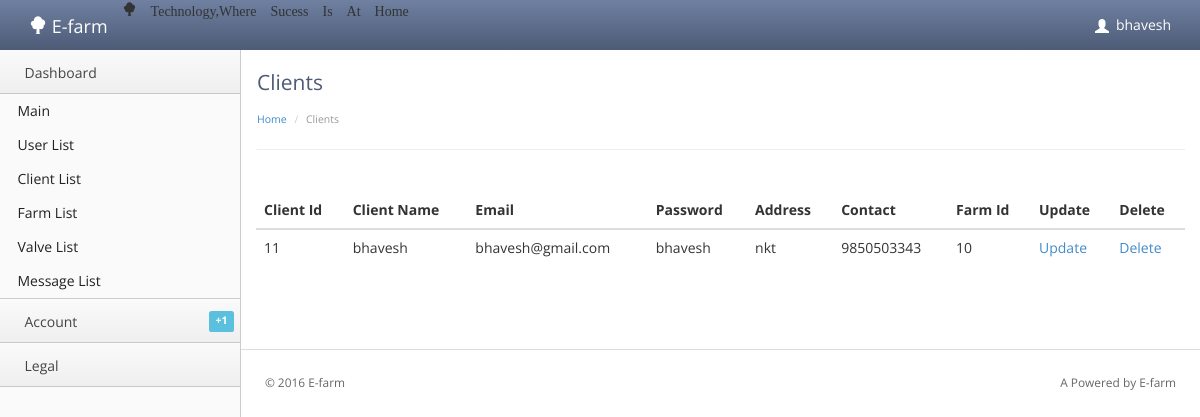
The app's page /admin/client.php (signed in) with its own data.
### tables this page shows
CREATE TABLE IF NOT EXISTS `person` (
`pid` int(15) NOT NULL,
  `email` varchar(30) NOT NULL,
  `password` varchar(15) NOT NULL,
  `pname` varchar(20) NOT NULL,
  `paddress` varchar(35) NOT NULL,
  `contact` text NOT NULL,
  `fid` int(15) NOT NULL
);

### admin/client.php (the view, shortened to what this page needs)
<!doctype html>
<html lang="en"><head>
    <link rel="stylesheet" type="text/css" href="lib/bootstrap/css/bootstrap.css">
    <link rel="stylesheet" href="lib/font-awesome/css/font-awesome.cssn">
    <link rel="stylesheet" type="text/css" href="stylesheets/theme.css">
    <link rel="stylesheet" type="text/css" href="stylesheets/premium.css">
</head>
<body class=" theme-blue">
<?php include "head.php";?>
    <div class="content">
        <div class="header">
            <h1 class="page-title">Clients</h1>
                    <ul class="breadcrumb">
            <li><a href="index.php">Home</a> </li>
            <li class="active">Clients</li>
        </ul>
        </div>
        <div class="main-content">
<table class="table">
  <thead>
    <tr>
      <th>Client Id</th>
      <th>Client Name</th>
      <th>Email</th>
	  <th>Password</th>
	  <th>Address</th>
	  <th>Contact</th>
	  <th>Farm Id</th>
	  <th>Update</th>
	  <th>Delete</th>
    </tr>
  </thead>
  <tbody>
  <?php
		include 'connect.php';
		$sql = "SELECT `pid`, `email`, `password`, `pname`, `paddress`, `contact`,p.`fid` FROM `person` p,`farm` f WHERE p.fid=f.fid	";
		$result = mysqli_query($con,$sql);
		while($row = mysqli_fetch_assoc($result))
		{
			$id = $row['pid'];
			$email = $row['email'];
			$password= $row['password'];
			$name = $row['pname'];
			$address= $row['paddress'];
			$contact = $row['contact'];
			$fid=$row['fid'];
			echo "<tr>      <td>$id</td>      <td>$name</td>      <td>$email</td>      <td>$password</td>      <td>$address</td>      <td>$contact</td>      <td>$fid</td>    <td>
			<a href=\"update_client.php?id=$id\"><i class=\"fa fa-pencil\"></i>Update</a>
			</td> <td><a href=\"client_delete.php?id=$id\" role=\"button\" data-toggle=\"modal\">
			<i class=\"fa fa-trash-o\"></i>Delete</a> </td> </td></tr>";
		}
		?>
  </tbody>
</table>
<footer>
                <hr>
				<p class="pull-right">A Powered by E-farm</a></p>
                <p>© 2016 E-farm</a></p>
            </footer>
        </div>
    </div>
 </body></html>

### admin/stylesheets/theme.css (style rules this page uses)
body { background: #fafafa; background-position: initial initial; background-repeat: initial initial; margin: 0px; padding: 0px; }
body, h1, h2, h3, h4, h5, h6, p, a, .h1, .h2, .h3, .h4, .h5, .h6 { font-family: 'Open Sans', helvetica, arial, sans-serif; }
h1 { color: #4d5b76; font-size: 3em; }
hr { border-top: 1px solid #ddd; border-bottom: 1px solid #fff; }
.content { position: relative; min-height: 800px; background: #fff; margin-left: 240px; border-left: 1px solid #cccccc; padding: 15px 15px 0px 15px; }
.header { background: #fff; border-bottom: 1px solid #cccccc; border-bottom: 1px solid #eee; border-left: 1px solid #ffffff; padding: .5em 0em 1em 0em; margin: 0px 0em 2em 0em; }
.header h1 { margin: 0em 0em .5em 0em; padding: 0em; line-height: 1em; font-size: 1.5em; font-weight: normal; }
.breadcrumb { -webkit-box-shadow: none; -moz-box-shadow: none; box-shadow: none; -webkit-border-radius: 0px; -moz-border-radius: 0px; border-radius: 0px; -moz-background-clip: padding; -webkit-background-clip: padding-box; background-clip: padding-box; background: #fff; margin-bottom: .5em; margin-bottom: 0em; padding-left: 0em; padding-right: 0em; font-size: .75em; }
footer { padding: 1em; margin-top: 4em; color: #666; font-size: .85em; line-height: 1.3em; margin: 4em -3px 0em -3px; }
footer hr { margin: 2em -2em; }

### records on screen
person: pid "11", pname "bhavesh", email "bhavesh@gmail.com", password "bhavesh", paddress "nkt", contact "9850503343", fid "10"

### other values on screen
$_SESSION['user_name'] "bhavesh"
